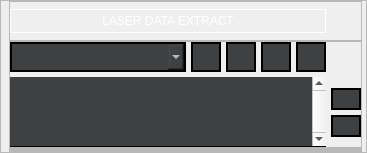
               <widget class="QFrame" name="frame_179">
                <property name="minimumSize">
                 <size>
                  <width>350</width>
                  <height>0</height>
                 </size>
                </property>
                <property name="maximumSize">
                 <size>
                  <width>500</width>
                  <height>16777215</height>
                 </size>
                </property>
                <property name="styleSheet">
                 <string notr="true"/>
                </property>
                <property name="frameShape">
                 <enum>QFrame::StyledPanel</enum>
                </property>
                <property name="frameShadow">
                 <enum>QFrame::Raised</enum>
                </property>
                <layout class="QGridLayout" name="gridLayout_160">
                 <property name="leftMargin">
                  <number>8</number>
                 </property>
                 <property name="topMargin">
                  <number>0</number>
                 </property>
                 <property name="rightMargin">
                  <number>4</number>
                 </property>
                 <property name="bottomMargin">
                  <number>0</number>
                 </property>
                 <property name="spacing">
                  <number>0</number>
                 </property>
                 <item row="0" column="0">
                  <widget class="QFrame" name="frame_180">
                   <property name="layoutDirection">
                    <enum>Qt::LeftToRight</enum>
                   </property>
                   <property name="styleSheet">
                    <string notr="true"/>
                   </property>
                   <property name="frameShape">
                    <enum>QFrame::NoFrame</enum>
                   </property>
                   <property name="frameShadow">
                    <enum>QFrame::Raised</enum>
                   </property>
                   <layout class="QVBoxLayout" name="verticalLayout_14">
                    <property name="spacing">
                     <number>0</number>
                    </property>
                    <property name="sizeConstraint">
                     <enum>QLayout::SetMinAndMaxSize</enum>
                    </property>
                    <property name="leftMargin">
                     <number>0</number>
                    </property>
                    <property name="topMargin">
                     <number>0</number>
                    </property>
                    <property name="rightMargin">
                     <number>0</number>
                    </property>
                    <property name="bottomMargin">
                     <number>0</number>
                    </property>
                    <item>
                     <widget class="QFrame" name="frame_181">
                      <property name="maximumSize">
                       <size>
                        <width>16777215</width>
                        <height>50</height>
                       </size>
                      </property>
                      <property name="styleSheet">
                       <string notr="true"/>
                      </property>
                      <property name="frameShape">
                       <enum>QFrame::StyledPanel</enum>
                      </property>
                      <property name="frameShadow">
                       <enum>QFrame::Raised</enum>
                      </property>
                      <layout class="QGridLayout" name="gridLayout_161">
                       <property name="leftMargin">
                        <number>0</number>
                       </property>
                       <property name="topMargin">
                        <number>7</number>
                       </property>
                       <property name="rightMargin">
                        <number>0</number>
                       </property>
                       <property name="bottomMargin">
                        <number>7</number>
                       </property>
                       <property name="spacing">
                        <number>0</number>
                       </property>
                       <item row="0" column="0">
                        <widget class="QLabel" name="de_graph_label">
                         <property name="styleSheet">
                          <string notr="true">color: rgb(255, 255, 255);
border:1px solid white;
font: 600 12pt &quot;Segoe UI&quot;;
padding:4px 0px 4px 0px;
</string>
                         </property>
                         <property name="text">
                          <string>LASER DATA EXTRACT</string>
                         </property>
                         <property name="alignment">
                          <set>Qt::AlignCenter</set>
                         </property>
                        </widget>
                       </item>
                       <item row="0" column="1">
                        <spacer name="horizontalSpacer_13">
                         <property name="orientation">
                          <enum>Qt::Horizontal</enum>
                         </property>
                         <property name="sizeType">
                          <enum>QSizePolicy::Maximum</enum>
                         </property>
                         <property name="sizeHint" stdset="0">
                          <size>
                           <width>35</width>
                           <height>20</height>
                          </size>
                         </property>
                        </spacer>
                       </item>
                      </layout>
                     </widget>
                    </item>
                    <item>
                     <widget class="QFrame" name="frame_182">
                      <property name="styleSheet">
                       <string notr="true"/>
                      </property>
                      <property name="frameShape">
                       <enum>QFrame::StyledPanel</enum>
                      </property>
                      <property name="frameShadow">
                       <enum>QFrame::Raised</enum>
                      </property>
                      <layout class="QGridLayout" name="gridLayout_162">
                       <property name="leftMargin">
                        <number>0</number>
                       </property>
                       <property name="topMargin">
                        <number>0</number>
                       </property>
                       <property name="rightMargin">
                        <number>0</number>
                       </property>
                       <property name="bottomMargin">
                        <number>0</number>
                       </property>
                       <property name="spacing">
                        <number>5</number>
                       </property>
                       <item row="1" column="0" rowspan="4" colspan="7">
                        <widget class="QTableWidget" name="de_tableWidget">
                         <property name="styleSheet">
                          <string notr="true">
 QTableWidget{
 background-color: rgba(63,64,66,255);
border:none;
border-bottom:1px solid black;
selection-background-color:none;
}
QTableWidget::item
 {

border-left:1px  solid black;
border-bottom:1px  solid black;
color:white;

}

QTableView::item:selected{
    background-color:  rgba(63,64,66,255);
}
 QTableView::item:focus
{
   selection-background-color: rgba(63,64,66,255);
}
QHeaderView{
	font: 700 9pt &quot;Segoe UI&quot;;
color:black;
}
QHeaderView::section{
border-bottom:2px solid black;
}
QHeaderView::section:horizontal
{
    border: 1px solid black;
}</string>
                         </property>
                         <property name="frameShape">
                          <enum>QFrame::Box</enum>
                         </property>
                         <property name="midLineWidth">
                          <number>0</number>
                         </property>
                         <property name="verticalScrollBarPolicy">
                          <enum>Qt::ScrollBarAlwaysOn</enum>
                         </property>
                         <property name="horizontalScrollBarPolicy">
                          <enum>Qt::ScrollBarAlwaysOff</enum>
                         </property>
                         <property name="sizeAdjustPolicy">
                          <enum>QAbstractScrollArea::AdjustToContentsOnFirstShow</enum>
                         </property>
                         <property name="editTriggers">
                          <set>QAbstractItemView::DoubleClicked</set>
                         </property>
                         <property name="dragDropOverwriteMode">
                          <bool>false</bool>
                         </property>
                         <property name="dragDropMode">
                          <enum>QAbstractItemView::NoDragDrop</enum>
                         </property>
                         <property name="defaultDropAction">
                          <enum>Qt::IgnoreAction</enum>
                         </property>
                         <property name="alternatingRowColors">
                          <bool>false</bool>
                         </property>
                         <property name="selectionMode">
                          <enum>QAbstractItemView::SingleSelection</enum>
                         </property>
                         <property name="selectionBehavior">
                          <enum>QAbstractItemView::SelectRows</enum>
                         </property>
                         <property name="showGrid">
                          <bool>true</bool>
                         </property>
                         <property name="wordWrap">
                          <bool>false</bool>
                         </property>
                         <property name="cornerButtonEnabled">
                          <bool>false</bool>
                         </property>
                         <property name="rowCount">
                          <number>0</number>
                         </property>
                         <property name="columnCount">
                          <number>3</number>
                         </property>
                         <attribute name="horizontalHeaderVisible">
                          <bool>false</bool>
                         </attribute>
                         <attribute name="horizontalHeaderCascadingSectionResizes">
                          <bool>true</bool>
                         </attribute>
                         <attribute name="horizontalHeaderMinimumSectionSize">
                          <number>50</number>
                         </attribute>
                         <attribute name="horizontalHeaderDefaultSectionSize">
                          <number>100</number>
                         </attribute>
                         <attribute name="horizontalHeaderHighlightSections">
                          <bool>true</bool>
                         </attribute>
                         <attribute name="horizontalHeaderShowSortIndicator" stdset="0">
                          <bool>false</bool>
                         </attribute>
                         <attribute name="horizontalHeaderStretchLastSection">
                          <bool>true</bool>
                         </attribute>
                         <attribute name="verticalHeaderVisible">
                          <bool>false</bool>
                         </attribute>
                         <attribute name="verticalHeaderMinimumSectionSize">
                          <number>20</number>
                         </attribute>
                         <attribute name="verticalHeaderDefaultSectionSize">
                          <number>25</number>
                         </attribute>
                         <attribute name="verticalHeaderHighlightSections">
                          <bool>false</bool>
                         </attribute>
                         <attribute name="verticalHeaderStretchLastSection">
                          <bool>false</bool>
                         </attribute>
                         <column/>
                         <column/>
                         <column/>
                        </widget>
                       </item>
                       <item row="3" column="7">
                        <widget class="QPushButton" name="de_dn_button">
                         <property name="maximumSize">
                          <size>
                           <width>30</width>
                           <height>30</height>
                          </size>
                         </property>
                         <property name="styleSheet">
                          <string notr="true">#de_dn_button
{
background-color: rgba(63,64,66,255);
border:2px solid black;
image: url(resources/style/icons/downw.ico);
padding:2px;
color: rgb(0, 0, 0);}
#de_dn_button:hover
{	
background-color:rgba(32,33,36,255);
}</string>
                         </property>
                         <property name="text">
                          <string/>
                         </property>
                         <property name="iconSize">
                          <size>
                           <width>22</width>
                           <height>22</height>
                          </size>
                         </property>
                        </widget>
                       </item>
                       <item row="2" column="7">
                        <widget class="QPushButton" name="de_up_button">
                         <property name="sizePolicy">
                          <sizepolicy hsizetype="Minimum" vsizetype="Fixed">
                           <horstretch>0</horstretch>
                           <verstretch>0</verstretch>
                          </sizepolicy>
                         </property>
                         <property name="minimumSize">
                          <size>
                           <width>0</width>
                           <height>0</height>
                          </size>
                         </property>
                         <property name="maximumSize">
                          <size>
                           <width>30</width>
                           <height>30</height>
                          </size>
                         </property>
                         <property name="toolTipDuration">
                          <number>-1</number>
                         </property>
                         <property name="styleSheet">
                          <string notr="true">#de_up_button
{
background-color: rgba(63,64,66,255);
border:2px solid black;
image: url(resources/style/icons/upw.ico);
padding:2px;
color: rgb(0, 0, 0);}
#de_up_button:hover
{	
background-color:rgba(32,33,36,255);
}</string>
                         </property>
                         <property name="text">
                          <string/>
                         </property>
                         <property name="iconSize">
                          <size>
                           <width>22</width>
                           <height>22</height>
                          </size>
                         </property>
                        </widget>
                       </item>
                       <item row="0" column="6">
                        <widget class="QPushButton" name="de_g_save">
                         <property name="maximumSize">
                          <size>
                           <width>30</width>
                           <height>30</height>
                          </size>
                         </property>
                         <property name="styleSheet">
                          <string notr="true">#de_g_save
{
background-color: rgba(63,64,66,255);
border:2px solid black;
image: url(resources/style/icons/savew.ico);
padding:2px;
color: rgb(0, 0, 0);}
#de_g_save:hover
{	
background-color:rgba(32,33,36,255);
}</string>
                         </property>
                         <property name="text">
                          <string/>
                         </property>
                         <property name="iconSize">
                          <size>
                           <width>20</width>
                           <height>20</height>
                          </size>
                         </property>
                        </widget>
                       </item>
                       <item row="0" column="5">
                        <widget class="QPushButton" name="de_default">
                         <property name="maximumSize">
                          <size>
                           <width>30</width>
                           <height>30</height>
                          </size>
                         </property>
                         <property name="styleSheet">
                          <string notr="true">#de_default
{
background-color: rgba(63,64,66,255);
border:2px solid black;
image: url(resources/style/icons/loadw.ico);
padding:2px;
color: rgb(0, 0, 0);}
#de_default:hover
{	
background-color:rgba(32,33,36,255);
}</string>
                         </property>
                         <property name="text">
                          <string/>
                         </property>
                         <property name="iconSize">
                          <size>
                           <width>20</width>
                           <height>20</height>
                          </size>
                         </property>
                        </widget>
                       </item>
                       <item row="0" column="4">
                        <widget class="QPushButton" name="de_del_text">
                         <property name="maximumSize">
                          <size>
                           <width>30</width>
                           <height>30</height>
                          </size>
                         </property>
                         <property name="styleSheet">
                          <string notr="true">#de_del_text{background-color: rgba(63,64,66,255);
border:2px solid black;
	image: url(resources/style/icons/minusw.ico);
padding:2px;
color: rgb(0, 0, 0);}
#de_del_text:hover{
	
background-color:rgba(32,33,36,255);
}</string>
                         </property>
                         <property name="text">
                          <string/>
                         </property>
                         <property name="iconSize">
                          <size>
                           <width>20</width>
                           <height>20</height>
                          </size>
                         </property>
                        </widget>
                       </item>
                       <item row="0" column="3">
                        <widget class="QPushButton" name="de_add_text">
                         <property name="maximumSize">
                          <size>
                           <width>30</width>
                           <height>30</height>
                          </size>
                         </property>
                         <property name="styleSheet">
                          <string notr="true">#de_add_text
{
background-color: rgba(63,64,66,255);
border:2px solid black;
image: url(resources/style/icons/addw.ico);
padding:2px;
color: rgb(0, 0, 0);}
#de_add_text:hover
{	
background-color:rgba(32,33,36,255);
}</string>
                         </property>
                         <property name="text">
                          <string/>
                         </property>
                         <property name="iconSize">
                          <size>
                           <width>20</width>
                           <height>20</height>
                          </size>
                         </property>
                        </widget>
                       </item>
                       <item row="0" column="0" colspan="3">
                        <widget class="QComboBox" name="de_comboBox">
                         <property name="minimumSize">
                          <size>
                           <width>0</width>
                           <height>0</height>
                          </size>
                         </property>
                         <property name="font">
                          <font>
                           <family>Segoe UI</family>
                           <weight>75</weight>
                           <bold>true</bold>
                          </font>
                         </property>
                         <property name="focusPolicy">
                          <enum>Qt::StrongFocus</enum>
                         </property>
                         <property name="styleSheet">
                          <string notr="true">QComboBox#de_comboBox{
    border:                 none;
 background-color: rgba(63,64,66,255);
color:                      white;
    font-weight:            bold;
    padding:                    5px;

border:2px solid black;
}
QComboBox#de_comboBox:hover{

background-color:rgba(32,33,36,255);

}
QListView{
    border:                 none;
    color:                     white;
    background-color: rgba(63,64,66,255);
    font-weight:            bold;
    selection-background-color: rgb(0, 144, 196);
    show-decoration-selected: 1;
    margin-left:                -10px;
    padding-left    :           15px;
}
QListView::item:hover{

    background-color:   rgb(0, 144, 196);
    border:                 none;
}



</string>
                         </property>
                         <property name="maxVisibleItems">
                          <number>8</number>
                         </property>
                         <property name="maxCount">
                          <number>20</number>
                         </property>
                         <property name="insertPolicy">
                          <enum>QComboBox::InsertAfterCurrent</enum>
                         </property>
                         <property name="sizeAdjustPolicy">
                          <enum>QComboBox::AdjustToContentsOnFirstShow</enum>
                         </property>
                         <property name="minimumContentsLength">
                          <number>1</number>
                         </property>
                         <property name="frame">
                          <bool>true</bool>
                         </property>
                        </widget>
                       </item>
                      </layout>
                     </widget>
                    </item>
                   </layout>
                  </widget>
                 </item>
                 <item row="1" column="0">
                  <widget class="QFrame" name="frame_183">
                   <property name="styleSheet">
                    <string notr="true"/>
                   </property>
                   <property name="frameShape">
                    <enum>QFrame::StyledPanel</enum>
                   </property>
                   <property name="frameShadow">
                    <enum>QFrame::Raised</enum>
                   </property>
                   <layout class="QVBoxLayout" name="verticalLayout_15">
                    <property name="spacing">
                     <number>0</number>
                    </property>
                    <property name="leftMargin">
                     <number>0</number>
                    </property>
                    <property name="topMargin">
                     <number>0</number>
                    </property>
                    <property name="rightMargin">
                     <number>0</number>
                    </property>
                    <property name="bottomMargin">
                     <number>0</number>
                    </property>
                    <item>
                     <widget class="QFrame" name="frame_185">
                      <property name="styleSheet">
                       <string notr="true"/>
                      </property>
                      <property name="frameShape">
                       <enum>QFrame::StyledPanel</enum>
                      </property>
                      <property name="frameShadow">
                       <enum>QFrame::Raised</enum>
                      </property>
                      <layout class="QGridLayout" name="gridLayout_164">
                       <property name="leftMargin">
                        <number>0</number>
                       </property>
                       <property name="topMargin">
                        <number>0</number>
                       </property>
                       <property name="rightMargin">
                        <number>0</number>
                       </property>
                       <property name="bottomMargin">
                        <number>0</number>
                       </property>
                       <property name="spacing">
                        <number>5</number>
                       </property>
                      </layout>
                     </widget>
                    </item>
                   </layout>
                  </widget>
                 </item>
                </layout>
               </widget>
